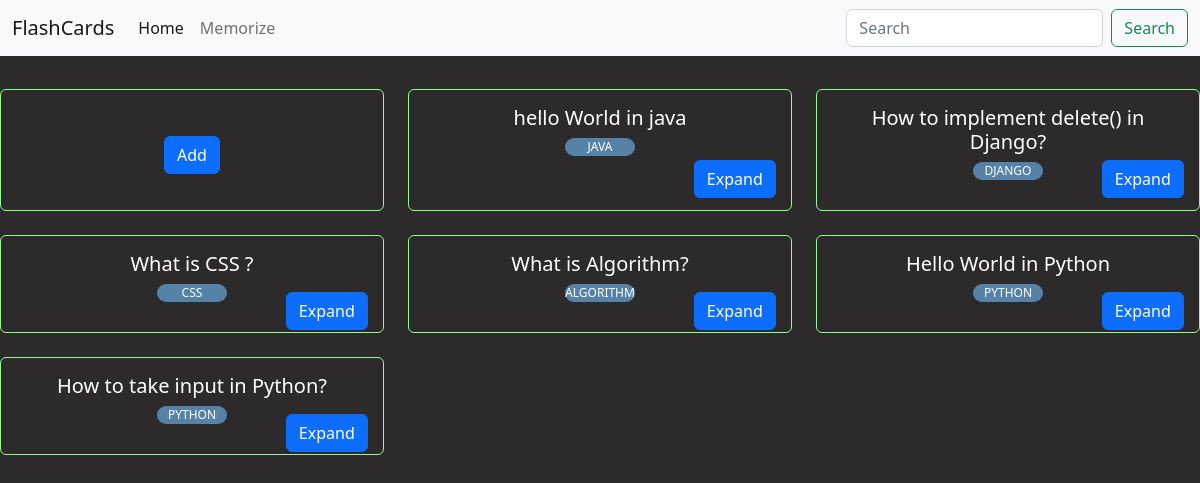
The page / on the database its author committed.
### AppFlashCards/models.py (models this page shows, shortened)
class Data(models.Model):
    question = models.CharField(max_length=100)
    answer = models.CharField(max_length=100000)
    tag = models.CharField(max_length=20)
    choice = models.IntegerField()

### AppFlashCards/views.py (the view)
# urls.py: path('',views.index,name='index'),
def index(request):
   db_data = getdata()
   for d in db_data:
    d['tag'] = d['tag'].upper()
   return render(request,"index.html",{'db_data':db_data})

### AppFlashCards/views.py (called while the page is built)
def getdata():
    all_data = Data.objects.all()
    db_data = []
    for dt in all_data:
        temp = {'id':dt.id,'question':dt.question,'answer':dt.answer,'tag':dt.tag,'choice':dt.choice}
        db_data.append(temp)
    return db_data

### AppFlashCards/templates/index.html (shortened to what this page needs)
{%extends 'base.html'%}
    {%block content%}
    <div class="row row-cols-1 row-cols-md-3 g-4">
      <div class="col">
        <div class="card h-100" style="background-color: rgb(44, 42, 42);border:1px solid rgb(143, 253, 143);">
          <div class="card-body" style="margin: auto;
    padding-top: 46px;">
            <a class="btn btn-primary" style="display: block; margin: 0 auto;" href="{% url 'createcard'%}">Add</a>
          </div>
        </div>
      </div>
      {% for key in db_data %}
      <div class="col allcards">
          <div class="card h-100" style="background-color: rgb(44, 42, 42);border:1px solid rgb(143, 253, 143);">
            <div class="card-body" style="padding-bottom: 30px;">
              <h5 class="card-title" style="text-align:center;">{{key.question}}</h5>
              <p class="card-text" style="text-align: center;
              color: rgb(255 253 252);
              cursor: pointer;
              border-radius: 12px;
              width: 20%;
              margin: auto;
              background-color: #5682a7;font-size: 12px;">{{key.tag}}</p>
              <a href="{%url 'show' id=key.id %}" class="btn btn-primary" style="position: absolute;
              top:58%;
              right: 4%;">Expand</a>
            </div>
          </div>
        </div>
        {% endfor %}
      </div>
      {%endblock%}

### AppFlashCards/static/customcss/card.css (style rules this page uses)
body { color: white; background-color: rgb(44, 42, 42); }

### rows shown on the page
Data: question "hello World in java"
Data: question "How to implement delete() in Django?"
Data: question "What is CSS ?"
Data: question "What is Algorithm?"
Data: question "Hello World in Python"
Data: question "How to take input in Python?"

### other values the page prints
{{ key.tag }} "JAVA" "DJANGO" "CSS" "ALGORITHM" "PYTHON" "PYTHON"
